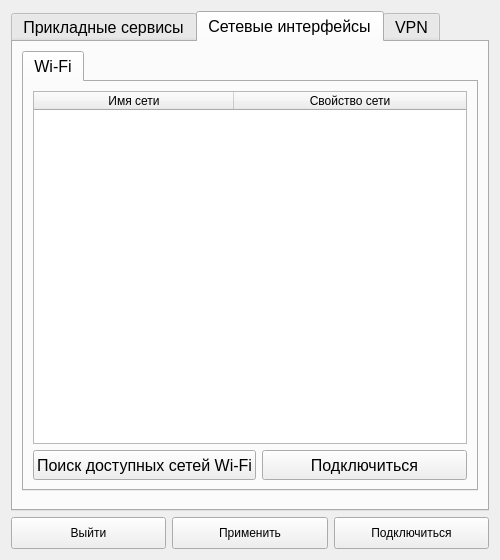
<?xml version="1.0" encoding="UTF-8"?>
<ui version="4.0">
 <class>MainWindow</class>
 <widget class="QWidget" name="MainWindow">
  <property name="geometry">
   <rect>
    <x>0</x>
    <y>0</y>
    <width>500</width>
    <height>560</height>
   </rect>
  </property>
  <property name="sizePolicy">
   <sizepolicy hsizetype="Fixed" vsizetype="Fixed">
    <horstretch>0</horstretch>
    <verstretch>0</verstretch>
   </sizepolicy>
  </property>
  <property name="minimumSize">
   <size>
    <width>500</width>
    <height>560</height>
   </size>
  </property>
  <property name="maximumSize">
   <size>
    <width>501</width>
    <height>560</height>
   </size>
  </property>
  <property name="windowTitle">
   <string>Options</string>
  </property>
  <property name="windowIcon">
   <iconset>
    <normaloff>../Важное/Университет/НИР/Рабочая часть/LiveUSB/icons/options.png</normaloff>../Важное/Университет/НИР/Рабочая часть/LiveUSB/icons/options.png</iconset>
  </property>
  <property name="layoutDirection">
   <enum>Qt::LeftToRight</enum>
  </property>
  <layout class="QVBoxLayout" name="verticalLayout_4">
   <item>
    <widget class="QTabWidget" name="tabSectionSettings">
     <property name="font">
      <font>
       <pointsize>12</pointsize>
      </font>
     </property>
     <property name="currentIndex">
      <number>1</number>
     </property>
     <widget class="QWidget" name="tabRemoteDesktop">
      <attribute name="title">
       <string>Прикладные сервисы</string>
      </attribute>
      <layout class="QVBoxLayout" name="verticalLayout_3">
       <item>
        <widget class="QTabWidget" name="tabProtocolForConnection">
         <property name="enabled">
          <bool>true</bool>
         </property>
         <property name="sizePolicy">
          <sizepolicy hsizetype="Expanding" vsizetype="Fixed">
           <horstretch>0</horstretch>
           <verstretch>0</verstretch>
          </sizepolicy>
         </property>
         <property name="minimumSize">
          <size>
           <width>0</width>
           <height>410</height>
          </size>
         </property>
         <property name="maximumSize">
          <size>
           <width>16777215</width>
           <height>420</height>
          </size>
         </property>
         <property name="currentIndex">
          <number>1</number>
         </property>
         <widget class="QWidget" name="tabRDP">
          <attribute name="title">
           <string>RDP</string>
          </attribute>
          <layout class="QVBoxLayout" name="verticalLayout_12">
           <item>
            <layout class="QVBoxLayout" name="verticalLayout_9">
             <item>
              <layout class="QHBoxLayout" name="horizontalLayout_2">
               <item>
                <widget class="QLineEdit" name="_edServerNameRDP">
                 <property name="minimumSize">
                  <size>
                   <width>130</width>
                   <height>35</height>
                  </size>
                 </property>
                 <property name="maximumSize">
                  <size>
                   <width>130</width>
                   <height>35</height>
                  </size>
                 </property>
                 <property name="alignment">
                  <set>Qt::AlignCenter</set>
                 </property>
                 <property name="placeholderText">
                  <string>Имя сервера</string>
                 </property>
                </widget>
               </item>
               <item>
                <spacer name="horizontalSpacer_8">
                 <property name="orientation">
                  <enum>Qt::Horizontal</enum>
                 </property>
                 <property name="sizeHint" stdset="0">
                  <size>
                   <width>40</width>
                   <height>20</height>
                  </size>
                 </property>
                </spacer>
               </item>
               <item>
                <widget class="QCheckBox" name="chboxAutoRunRDP">
                 <property name="minimumSize">
                  <size>
                   <width>0</width>
                   <height>35</height>
                  </size>
                 </property>
                 <property name="text">
                  <string>Автозапуск</string>
                 </property>
                </widget>
               </item>
              </layout>
             </item>
             <item>
              <widget class="Line" name="line_4">
               <property name="minimumSize">
                <size>
                 <width>0</width>
                 <height>10</height>
                </size>
               </property>
               <property name="orientation">
                <enum>Qt::Horizontal</enum>
               </property>
              </widget>
             </item>
             <item>
              <layout class="QHBoxLayout" name="horizontalLayout_3">
               <item>
                <widget class="QLabel" name="label_2">
                 <property name="font">
                  <font>
                   <pointsize>13</pointsize>
                   <bold>true</bold>
                  </font>
                 </property>
                 <property name="text">
                  <string>Логин:</string>
                 </property>
                 <property name="alignment">
                  <set>Qt::AlignLeading|Qt::AlignLeft|Qt::AlignVCenter</set>
                 </property>
                </widget>
               </item>
               <item>
                <widget class="QLineEdit" name="_edUsernameRDP">
                 <property name="sizePolicy">
                  <sizepolicy hsizetype="Expanding" vsizetype="Fixed">
                   <horstretch>0</horstretch>
                   <verstretch>0</verstretch>
                  </sizepolicy>
                 </property>
                 <property name="minimumSize">
                  <size>
                   <width>270</width>
                   <height>41</height>
                  </size>
                 </property>
                 <property name="maximumSize">
                  <size>
                   <width>250</width>
                   <height>41</height>
                  </size>
                 </property>
                 <property name="baseSize">
                  <size>
                   <width>0</width>
                   <height>0</height>
                  </size>
                 </property>
                 <property name="styleSheet">
                  <string notr="true">font: 11pt &quot;Segoe UI&quot;;</string>
                 </property>
                 <property name="maxLength">
                  <number>15</number>
                 </property>
                 <property name="alignment">
                  <set>Qt::AlignCenter</set>
                 </property>
                 <property name="placeholderText">
                  <string>Имя пользователя</string>
                 </property>
                </widget>
               </item>
              </layout>
             </item>
             <item>
              <layout class="QHBoxLayout" name="horizontalLayout_4">
               <item>
                <widget class="QLabel" name="label">
                 <property name="font">
                  <font>
                   <pointsize>13</pointsize>
                   <bold>true</bold>
                  </font>
                 </property>
                 <property name="text">
                  <string>Пароль:</string>
                 </property>
                 <property name="alignment">
                  <set>Qt::AlignLeading|Qt::AlignLeft|Qt::AlignVCenter</set>
                 </property>
                </widget>
               </item>
               <item>
                <widget class="QLineEdit" name="_edPasswordRDP">
                 <property name="minimumSize">
                  <size>
                   <width>270</width>
                   <height>41</height>
                  </size>
                 </property>
                 <property name="maximumSize">
                  <size>
                   <width>250</width>
                   <height>41</height>
                  </size>
                 </property>
                 <property name="styleSheet">
                  <string notr="true">font: 11pt &quot;Segoe UI&quot;;</string>
                 </property>
                 <property name="maxLength">
                  <number>15</number>
                 </property>
                 <property name="alignment">
                  <set>Qt::AlignCenter</set>
                 </property>
                 <property name="placeholderText">
                  <string>Пароль</string>
                 </property>
                </widget>
               </item>
              </layout>
             </item>
            </layout>
           </item>
           <item>
            <widget class="Line" name="line">
             <property name="minimumSize">
              <size>
               <width>0</width>
               <height>10</height>
              </size>
             </property>
             <property name="orientation">
              <enum>Qt::Horizontal</enum>
             </property>
            </widget>
           </item>
           <item>
            <layout class="QVBoxLayout" name="ltConnectSettings">
             <item>
              <layout class="QHBoxLayout" name="horizontalLayout_5">
               <item>
                <widget class="QLineEdit" name="_edPortRDP">
                 <property name="minimumSize">
                  <size>
                   <width>75</width>
                   <height>35</height>
                  </size>
                 </property>
                 <property name="maximumSize">
                  <size>
                   <width>75</width>
                   <height>35</height>
                  </size>
                 </property>
                 <property name="inputMask">
                  <string/>
                 </property>
                 <property name="text">
                  <string>3389</string>
                 </property>
                 <property name="alignment">
                  <set>Qt::AlignCenter</set>
                 </property>
                 <property name="placeholderText">
                  <string>Порт</string>
                 </property>
                </widget>
               </item>
               <item>
                <spacer name="horizontalSpacer_2">
                 <property name="orientation">
                  <enum>Qt::Horizontal</enum>
                 </property>
                 <property name="sizeHint" stdset="0">
                  <size>
                   <width>40</width>
                   <height>20</height>
                  </size>
                 </property>
                </spacer>
               </item>
               <item>
                <widget class="QCheckBox" name="chboxUseDomainRDP">
                 <property name="minimumSize">
                  <size>
                   <width>0</width>
                   <height>35</height>
                  </size>
                 </property>
                 <property name="maximumSize">
                  <size>
                   <width>16777215</width>
                   <height>50</height>
                  </size>
                 </property>
                 <property name="text">
                  <string>Исп. домен</string>
                 </property>
                 <property name="checked">
                  <bool>true</bool>
                 </property>
                </widget>
               </item>
              </layout>
             </item>
             <item>
              <layout class="QHBoxLayout" name="ltIPRDP">
               <item>
                <widget class="QLabel" name="label_3">
                 <property name="enabled">
                  <bool>true</bool>
                 </property>
                 <property name="font">
                  <font>
                   <pointsize>13</pointsize>
                   <bold>true</bold>
                  </font>
                 </property>
                 <property name="text">
                  <string>IP-адрес:</string>
                 </property>
                </widget>
               </item>
               <item>
                <widget class="QLineEdit" name="_edIPRDP">
                 <property name="enabled">
                  <bool>false</bool>
                 </property>
                 <property name="minimumSize">
                  <size>
                   <width>330</width>
                   <height>41</height>
                  </size>
                 </property>
                 <property name="maximumSize">
                  <size>
                   <width>330</width>
                   <height>41</height>
                  </size>
                 </property>
                 <property name="alignment">
                  <set>Qt::AlignCenter</set>
                 </property>
                 <property name="placeholderText">
                  <string>IP-адрес</string>
                 </property>
                </widget>
               </item>
              </layout>
             </item>
             <item>
              <layout class="QHBoxLayout" name="ltDomainRDP">
               <item>
                <widget class="QLabel" name="label_4">
                 <property name="font">
                  <font>
                   <pointsize>13</pointsize>
                   <bold>true</bold>
                  </font>
                 </property>
                 <property name="text">
                  <string>Домен:</string>
                 </property>
                </widget>
               </item>
               <item>
                <widget class="QLineEdit" name="_edDomainRDP">
                 <property name="enabled">
                  <bool>true</bool>
                 </property>
                 <property name="minimumSize">
                  <size>
                   <width>330</width>
                   <height>41</height>
                  </size>
                 </property>
                 <property name="maximumSize">
                  <size>
                   <width>330</width>
                   <height>16777215</height>
                  </size>
                 </property>
                 <property name="alignment">
                  <set>Qt::AlignCenter</set>
                 </property>
                 <property name="placeholderText">
                  <string>Домен</string>
                 </property>
                </widget>
               </item>
              </layout>
             </item>
            </layout>
           </item>
           <item>
            <spacer name="verticalSpacer_3">
             <property name="orientation">
              <enum>Qt::Vertical</enum>
             </property>
             <property name="sizeType">
              <enum>QSizePolicy::Expanding</enum>
             </property>
             <property name="sizeHint" stdset="0">
              <size>
               <width>20</width>
               <height>20</height>
              </size>
             </property>
            </spacer>
           </item>
          </layout>
         </widget>
         <widget class="QWidget" name="tabSSH">
          <property name="enabled">
           <bool>true</bool>
          </property>
          <attribute name="title">
           <string>SSH</string>
          </attribute>
          <layout class="QVBoxLayout" name="verticalLayout_6">
           <item>
            <layout class="QVBoxLayout" name="verticalLayout_11">
             <item>
              <layout class="QHBoxLayout" name="horizontalLayout_12">
               <item>
                <widget class="QLineEdit" name="_edServerNameSSH">
                 <property name="minimumSize">
                  <size>
                   <width>130</width>
                   <height>35</height>
                  </size>
                 </property>
                 <property name="maximumSize">
                  <size>
                   <width>130</width>
                   <height>35</height>
                  </size>
                 </property>
                 <property name="alignment">
                  <set>Qt::AlignCenter</set>
                 </property>
                 <property name="placeholderText">
                  <string>Имя сервера</string>
                 </property>
                </widget>
               </item>
               <item>
                <spacer name="horizontalSpacer_12">
                 <property name="orientation">
                  <enum>Qt::Horizontal</enum>
                 </property>
                 <property name="sizeHint" stdset="0">
                  <size>
                   <width>40</width>
                   <height>20</height>
                  </size>
                 </property>
                </spacer>
               </item>
               <item>
                <widget class="QCheckBox" name="chboxAutoRunSSH">
                 <property name="minimumSize">
                  <size>
                   <width>0</width>
                   <height>35</height>
                  </size>
                 </property>
                 <property name="text">
                  <string>Автозапуск</string>
                 </property>
                </widget>
               </item>
              </layout>
             </item>
             <item>
              <widget class="Line" name="line_5">
               <property name="minimumSize">
                <size>
                 <width>0</width>
                 <height>10</height>
                </size>
               </property>
               <property name="orientation">
                <enum>Qt::Horizontal</enum>
               </property>
              </widget>
             </item>
             <item>
              <layout class="QHBoxLayout" name="horizontalLayout_13">
               <item>
                <widget class="QLabel" name="label_9">
                 <property name="font">
                  <font>
                   <pointsize>13</pointsize>
                   <bold>true</bold>
                  </font>
                 </property>
                 <property name="text">
                  <string>Логин:</string>
                 </property>
                 <property name="alignment">
                  <set>Qt::AlignLeading|Qt::AlignLeft|Qt::AlignVCenter</set>
                 </property>
                </widget>
               </item>
               <item>
                <widget class="QLineEdit" name="_edUsernameSSH">
                 <property name="sizePolicy">
                  <sizepolicy hsizetype="Expanding" vsizetype="Fixed">
                   <horstretch>0</horstretch>
                   <verstretch>0</verstretch>
                  </sizepolicy>
                 </property>
                 <property name="minimumSize">
                  <size>
                   <width>270</width>
                   <height>41</height>
                  </size>
                 </property>
                 <property name="maximumSize">
                  <size>
                   <width>250</width>
                   <height>41</height>
                  </size>
                 </property>
                 <property name="baseSize">
                  <size>
                   <width>0</width>
                   <height>0</height>
                  </size>
                 </property>
                 <property name="styleSheet">
                  <string notr="true">font: 11pt &quot;Segoe UI&quot;;</string>
                 </property>
                 <property name="maxLength">
                  <number>15</number>
                 </property>
                 <property name="alignment">
                  <set>Qt::AlignCenter</set>
                 </property>
                 <property name="placeholderText">
                  <string>Имя пользователя</string>
                 </property>
                </widget>
               </item>
              </layout>
             </item>
             <item>
              <spacer name="verticalSpacer_6">
               <property name="orientation">
                <enum>Qt::Vertical</enum>
               </property>
               <property name="sizeType">
                <enum>QSizePolicy::Fixed</enum>
               </property>
               <property name="sizeHint" stdset="0">
                <size>
                 <width>20</width>
                 <height>2</height>
                </size>
               </property>
              </spacer>
             </item>
             <item>
              <layout class="QHBoxLayout" name="horizontalLayout_15">
               <item>
                <widget class="QLabel" name="label_10">
                 <property name="font">
                  <font>
                   <pointsize>13</pointsize>
                   <bold>true</bold>
                  </font>
                 </property>
                 <property name="text">
                  <string>Тип аутентификации:</string>
                 </property>
                </widget>
               </item>
               <item>
                <widget class="QComboBox" name="cboxAuthorization">
                 <property name="minimumSize">
                  <size>
                   <width>130</width>
                   <height>35</height>
                  </size>
                 </property>
                 <property name="maximumSize">
                  <size>
                   <width>130</width>
                   <height>35</height>
                  </size>
                 </property>
                 <property name="editable">
                  <bool>false</bool>
                 </property>
                 <property name="currentIndex">
                  <number>0</number>
                 </property>
                 <property name="placeholderText">
                  <string>Авторизация</string>
                 </property>
                 <property name="duplicatesEnabled">
                  <bool>false</bool>
                 </property>
                 <property name="frame">
                  <bool>true</bool>
                 </property>
                 <item>
                  <property name="text">
                   <string>Password</string>
                  </property>
                 </item>
                 <item>
                  <property name="text">
                   <string>RSA-key</string>
                  </property>
                 </item>
                </widget>
               </item>
              </layout>
             </item>
             <item>
              <layout class="QHBoxLayout" name="horizontalLayout_14">
               <item>
                <widget class="QPushButton" name="btChoiceRSAKey">
                 <property name="enabled">
                  <bool>false</bool>
                 </property>
                 <property name="minimumSize">
                  <size>
                   <width>150</width>
                   <height>40</height>
                  </size>
                 </property>
                 <property name="maximumSize">
                  <size>
                   <width>150</width>
                   <height>40</height>
                  </size>
                 </property>
                 <property name="text">
                  <string>Выбрать RSA-ключ</string>
                 </property>
                </widget>
               </item>
               <item>
                <widget class="QLineEdit" name="_edPathRSAKey">
                 <property name="enabled">
                  <bool>false</bool>
                 </property>
                 <property name="minimumSize">
                  <size>
                   <width>279</width>
                   <height>41</height>
                  </size>
                 </property>
                 <property name="maximumSize">
                  <size>
                   <width>270</width>
                   <height>41</height>
                  </size>
                 </property>
                 <property name="readOnly">
                  <bool>true</bool>
                 </property>
                </widget>
               </item>
              </layout>
             </item>
            </layout>
           </item>
           <item>
            <widget class="Line" name="line_2">
             <property name="minimumSize">
              <size>
               <width>0</width>
               <height>10</height>
              </size>
             </property>
             <property name="orientation">
              <enum>Qt::Horizontal</enum>
             </property>
            </widget>
           </item>
           <item>
            <layout class="QVBoxLayout" name="ltConnectSettings_2">
             <item>
              <layout class="QHBoxLayout" name="horizontalLayout_6">
               <item>
                <widget class="QLineEdit" name="_edPortSSH">
                 <property name="minimumSize">
                  <size>
                   <width>75</width>
                   <height>35</height>
                  </size>
                 </property>
                 <property name="maximumSize">
                  <size>
                   <width>75</width>
                   <height>35</height>
                  </size>
                 </property>
                 <property name="inputMask">
                  <string/>
                 </property>
                 <property name="text">
                  <string>22</string>
                 </property>
                 <property name="alignment">
                  <set>Qt::AlignCenter</set>
                 </property>
                 <property name="placeholderText">
                  <string>Порт</string>
                 </property>
                </widget>
               </item>
               <item>
                <spacer name="horizontalSpacer_3">
                 <property name="orientation">
                  <enum>Qt::Horizontal</enum>
                 </property>
                 <property name="sizeHint" stdset="0">
                  <size>
                   <width>40</width>
                   <height>20</height>
                  </size>
                 </property>
                </spacer>
               </item>
               <item>
                <widget class="QCheckBox" name="chboxUseDomainSSH">
                 <property name="minimumSize">
                  <size>
                   <width>0</width>
                   <height>35</height>
                  </size>
                 </property>
                 <property name="maximumSize">
                  <size>
                   <width>16777215</width>
                   <height>50</height>
                  </size>
                 </property>
                 <property name="text">
                  <string>Исп. домен</string>
                 </property>
                 <property name="checked">
                  <bool>true</bool>
                 </property>
                </widget>
               </item>
              </layout>
             </item>
             <item>
              <layout class="QHBoxLayout" name="ltIPRDP_2">
               <item>
                <widget class="QLabel" name="label_5">
                 <property name="enabled">
                  <bool>true</bool>
                 </property>
                 <property name="font">
                  <font>
                   <pointsize>13</pointsize>
                   <bold>true</bold>
                  </font>
                 </property>
                 <property name="text">
                  <string>IP-адрес:</string>
                 </property>
                </widget>
               </item>
               <item>
                <widget class="QLineEdit" name="_edIPSSH">
                 <property name="enabled">
                  <bool>false</bool>
                 </property>
                 <property name="minimumSize">
                  <size>
                   <width>330</width>
                   <height>41</height>
                  </size>
                 </property>
                 <property name="maximumSize">
                  <size>
                   <width>330</width>
                   <height>41</height>
                  </size>
                 </property>
                 <property name="alignment">
                  <set>Qt::AlignCenter</set>
                 </property>
                 <property name="placeholderText">
                  <string>IP-адрес</string>
                 </property>
                </widget>
               </item>
              </layout>
             </item>
             <item>
              <layout class="QHBoxLayout" name="ltDomainRDP_2">
               <item>
                <widget class="QLabel" name="label_6">
                 <property name="font">
                  <font>
                   <pointsize>13</pointsize>
                   <bold>true</bold>
                  </font>
                 </property>
                 <property name="text">
                  <string>Домен:</string>
                 </property>
                </widget>
               </item>
               <item>
                <widget class="QLineEdit" name="_edDomainSSH">
                 <property name="enabled">
                  <bool>true</bool>
                 </property>
                 <property name="minimumSize">
                  <size>
                   <width>330</width>
                   <height>41</height>
                  </size>
                 </property>
                 <property name="maximumSize">
                  <size>
                   <width>330</width>
                   <height>16777215</height>
                  </size>
                 </property>
                 <property name="alignment">
                  <set>Qt::AlignCenter</set>
                 </property>
                 <property name="placeholderText">
                  <string>Домен</string>
                 </property>
                </widget>
               </item>
              </layout>
             </item>
            </layout>
           </item>
           <item>
            <spacer name="verticalSpacer_4">
             <property name="orientation">
              <enum>Qt::Vertical</enum>
             </property>
             <property name="sizeType">
              <enum>QSizePolicy::Expanding</enum>
             </property>
             <property name="sizeHint" stdset="0">
              <size>
               <width>20</width>
               <height>10</height>
              </size>
             </property>
            </spacer>
           </item>
          </layout>
         </widget>
        </widget>
       </item>
       <item>
        <spacer name="verticalSpacer_2">
         <property name="orientation">
          <enum>Qt::Vertical</enum>
         </property>
         <property name="sizeType">
          <enum>QSizePolicy::Expanding</enum>
         </property>
         <property name="sizeHint" stdset="0">
          <size>
           <width>20</width>
           <height>40</height>
          </size>
         </property>
        </spacer>
       </item>
      </layout>
     </widget>
     <widget class="QWidget" name="tabNetwork">
      <attribute name="title">
       <string>Сетевые интерфейсы</string>
      </attribute>
      <layout class="QVBoxLayout" name="verticalLayout_5">
       <item>
        <widget class="QTabWidget" name="tabConnectionType">
         <property name="enabled">
          <bool>true</bool>
         </property>
         <property name="minimumSize">
          <size>
           <width>0</width>
           <height>440</height>
          </size>
         </property>
         <property name="maximumSize">
          <size>
           <width>16777215</width>
           <height>520</height>
          </size>
         </property>
         <property name="currentIndex">
          <number>0</number>
         </property>
         <widget class="QWidget" name="tabWiFi">
          <property name="enabled">
           <bool>true</bool>
          </property>
          <attribute name="title">
           <string>Wi-Fi</string>
          </attribute>
          <layout class="QVBoxLayout" name="verticalLayout_2">
           <item>
            <layout class="QVBoxLayout" name="verticalLayout">
             <item>
              <widget class="QTableWidget" name="_tableWifiNetworks">
               <property name="enabled">
                <bool>true</bool>
               </property>
               <property name="minimumSize">
                <size>
                 <width>0</width>
                 <height>0</height>
                </size>
               </property>
               <attribute name="horizontalHeaderCascadingSectionResizes">
                <bool>true</bool>
               </attribute>
               <attribute name="horizontalHeaderMinimumSectionSize">
                <number>200</number>
               </attribute>
               <attribute name="horizontalHeaderDefaultSectionSize">
                <number>200</number>
               </attribute>
               <attribute name="horizontalHeaderShowSortIndicator" stdset="0">
                <bool>false</bool>
               </attribute>
               <attribute name="horizontalHeaderStretchLastSection">
                <bool>true</bool>
               </attribute>
               <attribute name="verticalHeaderMinimumSectionSize">
                <number>45</number>
               </attribute>
               <attribute name="verticalHeaderDefaultSectionSize">
                <number>50</number>
               </attribute>
               <column>
                <property name="text">
                 <string>Имя сети</string>
                </property>
               </column>
               <column>
                <property name="text">
                 <string>Свойство сети</string>
                </property>
               </column>
              </widget>
             </item>
            </layout>
           </item>
           <item>
            <layout class="QHBoxLayout" name="horizontalLayout">
             <item>
              <widget class="QPushButton" name="_btScanWifiNetworks">
               <property name="enabled">
                <bool>true</bool>
               </property>
               <property name="minimumSize">
                <size>
                 <width>0</width>
                 <height>30</height>
                </size>
               </property>
               <property name="maximumSize">
                <size>
                 <width>16777215</width>
                 <height>16777215</height>
                </size>
               </property>
               <property name="text">
                <string>Поиск доступных сетей Wi-Fi</string>
               </property>
              </widget>
             </item>
             <item>
              <widget class="QPushButton" name="_btConnectNetwork">
               <property name="enabled">
                <bool>true</bool>
               </property>
               <property name="minimumSize">
                <size>
                 <width>0</width>
                 <height>30</height>
                </size>
               </property>
               <property name="text">
                <string>Подключиться</string>
               </property>
              </widget>
             </item>
            </layout>
           </item>
          </layout>
         </widget>
        </widget>
       </item>
       <item>
        <spacer name="verticalSpacer">
         <property name="orientation">
          <enum>Qt::Vertical</enum>
         </property>
         <property name="sizeHint" stdset="0">
          <size>
           <width>20</width>
           <height>40</height>
          </size>
         </property>
        </spacer>
       </item>
      </layout>
     </widget>
     <widget class="QWidget" name="tabVPN">
      <attribute name="title">
       <string>VPN</string>
      </attribute>
      <layout class="QVBoxLayout" name="verticalLayout_16">
       <item>
        <widget class="QPushButton" name="_btUseVPN">
         <property name="minimumSize">
          <size>
           <width>90</width>
           <height>41</height>
          </size>
         </property>
         <property name="maximumSize">
          <size>
           <width>90</width>
           <height>41</height>
          </size>
         </property>
         <property name="font">
          <font>
           <pointsize>12</pointsize>
          </font>
         </property>
         <property name="text">
          <string>Вкл</string>
         </property>
         <property name="checkable">
          <bool>true</bool>
         </property>
        </widget>
       </item>
       <item>
        <widget class="Line" name="line_3">
         <property name="orientation">
          <enum>Qt::Horizontal</enum>
         </property>
        </widget>
       </item>
       <item>
        <layout class="QVBoxLayout" name="ltChoiceVPNConfig">
         <item>
          <layout class="QHBoxLayout" name="horizontalLayout_23">
           <item>
            <spacer name="horizontalSpacer_20">
             <property name="orientation">
              <enum>Qt::Horizontal</enum>
             </property>
             <property name="sizeHint" stdset="0">
              <size>
               <width>40</width>
               <height>20</height>
              </size>
             </property>
            </spacer>
           </item>
           <item>
            <widget class="QPushButton" name="_btChooseVPNConfig">
             <property name="enabled">
              <bool>false</bool>
             </property>
             <property name="minimumSize">
              <size>
               <width>140</width>
               <height>41</height>
              </size>
             </property>
             <property name="maximumSize">
              <size>
               <width>140</width>
               <height>41</height>
              </size>
             </property>
             <property name="text">
              <string>Выбрать файл</string>
             </property>
            </widget>
           </item>
          </layout>
         </item>
         <item>
          <layout class="QHBoxLayout" name="horizontalLayout_24">
           <item>
            <spacer name="horizontalSpacer_21">
             <property name="orientation">
              <enum>Qt::Horizontal</enum>
             </property>
             <property name="sizeHint" stdset="0">
              <size>
               <width>40</width>
               <height>20</height>
              </size>
             </property>
            </spacer>
           </item>
           <item>
            <widget class="QLineEdit" name="_edPathVPNConfig">
             <property name="enabled">
              <bool>false</bool>
             </property>
             <property name="minimumSize">
              <size>
               <width>360</width>
               <height>41</height>
              </size>
             </property>
             <property name="maximumSize">
              <size>
               <width>360</width>
               <height>41</height>
              </size>
             </property>
             <property name="styleSheet">
              <string notr="true">font: 12pt &quot;Segoe UI&quot;;</string>
             </property>
             <property name="readOnly">
              <bool>true</bool>
             </property>
            </widget>
           </item>
          </layout>
         </item>
        </layout>
       </item>
       <item>
        <spacer name="verticalSpacer_12">
         <property name="orientation">
          <enum>Qt::Vertical</enum>
         </property>
         <property name="sizeHint" stdset="0">
          <size>
           <width>20</width>
           <height>40</height>
          </size>
         </property>
        </spacer>
       </item>
      </layout>
     </widget>
    </widget>
   </item>
   <item>
    <layout class="QHBoxLayout" name="ltNavigation">
     <item>
      <widget class="QPushButton" name="_btCancel">
       <property name="minimumSize">
        <size>
         <width>0</width>
         <height>32</height>
        </size>
       </property>
       <property name="text">
        <string>Выйти</string>
       </property>
      </widget>
     </item>
     <item>
      <widget class="QPushButton" name="_btApply">
       <property name="minimumSize">
        <size>
         <width>0</width>
         <height>32</height>
        </size>
       </property>
       <property name="text">
        <string>Применить</string>
       </property>
      </widget>
     </item>
     <item>
      <widget class="QPushButton" name="_btConnectRemoteDesktop">
       <property name="minimumSize">
        <size>
         <width>0</width>
         <height>32</height>
        </size>
       </property>
       <property name="text">
        <string>Подключиться</string>
       </property>
      </widget>
     </item>
    </layout>
   </item>
  </layout>
 </widget>
 <resources/>
 <connections/>
</ui>
